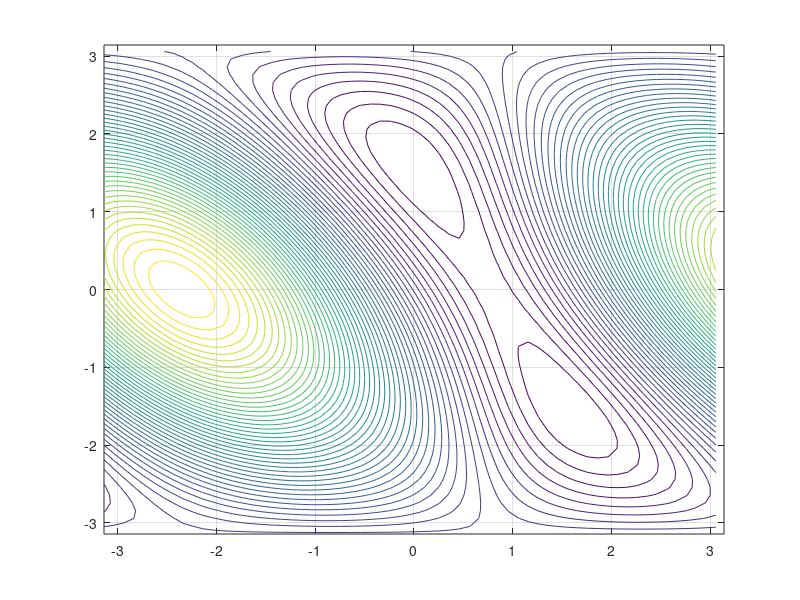

Here is the MATLAB script that generated this plot: (Note: this script raises an error after producing the figure.)
[q1, q2] = meshgrid(-pi:.1:pi, -pi:.1:pi);
f1 = cos(q1) + cos(q1 + q2);
f2 = sin(q1) + sin(q1 + q2);
e1 = 1 - f1;
e2 = 1 - f2;
L1 = 1;
L2 = 1;
n_e = e1.^2 + e2.^2;
figure(2)
contour(q1, q2, n_e, 50)
grid on;
hold on;
axis([-pi pi -pi pi]);
for i=1:40
[q10, q20] = ginput(1);
j=1;
q= [q10,q20];
while(j <= 300)
    q1=q(j,1);
    q2=q(j,2);
    J = [-L1*sin(q(j,:))-L2*sin(q(j,:)+q(j+1,:)), -L2*sin(q(j,:)+q(j+1,:)); L1*cos(q(j,:))+L2*cos(q(j,:)+q(j+1,:)), L2*cos(q(j,:)+q(j+1,:))]; % Jacobiano del robot RR planare
    f = [L1*cos(q(j,:))+L2*cos(q(j,:)+q(j+1,:)); L1*sin(q(j,:))+L2*sin(q(j,:)+q(j+1,:))];
    q(j+1,:) = q(j,:)+inv(J)*(r-f);
    j=j+1;
end
plot(q(:,1),q(:,2),'-x');
end